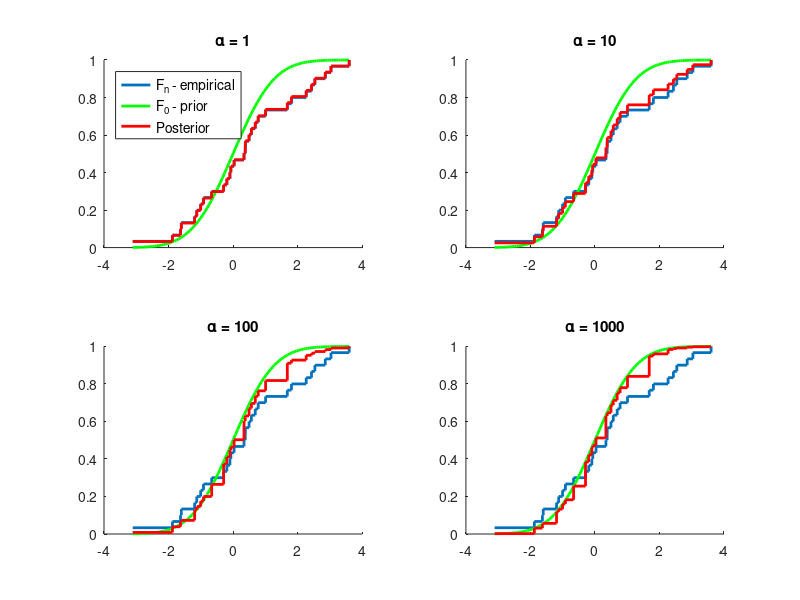

MATLAB code for this plot:
% Dirichlet process prior for the distribution function
data = [0.68872543  0.33967413 -0.06830467 -1.87898409 -0.29230842  2.53667828 0.03314814 -3.10966805  2.43197586  3.60005107 -1.19090274 -0.09658805 ...
    0.38108757  1.00879419 -1.62893681 -1.00333500  3.03621296 -0.66239101 -0.19230352 -0.91602101  0.56778737  0.49642100  2.85880069  1.81142523 ...
    2.26751000 -1.12437874  1.68187364  0.37786249  0.77942687 -1.60312300];
n = length(data);
xGrid = linspace(min(data),max(data),100);
data = sort(data);

figure
count = 0;
for alpha = [1 10 100 1000]
    count = count + 1;
    Femp = (1/n)*cumsum(ones(1,n));
    FpriorAtObsData = normcdf(data);
    Fprior = normcdf(xGrid);
    w = alpha/(alpha+n);
    Fpost = w*FpriorAtObsData + (1-w)*Femp;
    
    subplot(2,2,count)
    hold on
    stairs(data,Femp, 'linewidth',2)
    plot(xGrid,Fprior,'g', 'linewidth',2)
    stairs(data,Fpost,'r', 'linewidth',2)
    title(['\alpha = ',int2str(alpha)])
    if count == 1
        hl = legend('F_{n} - empirical','F_{0} - prior','Posterior', 'location','northwest');
        set(hl,'fontsize',10)
    end
end